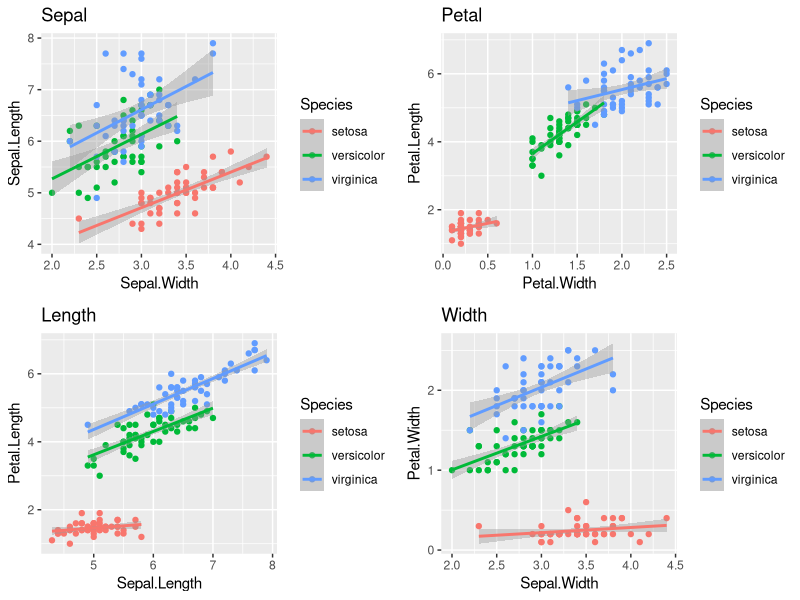
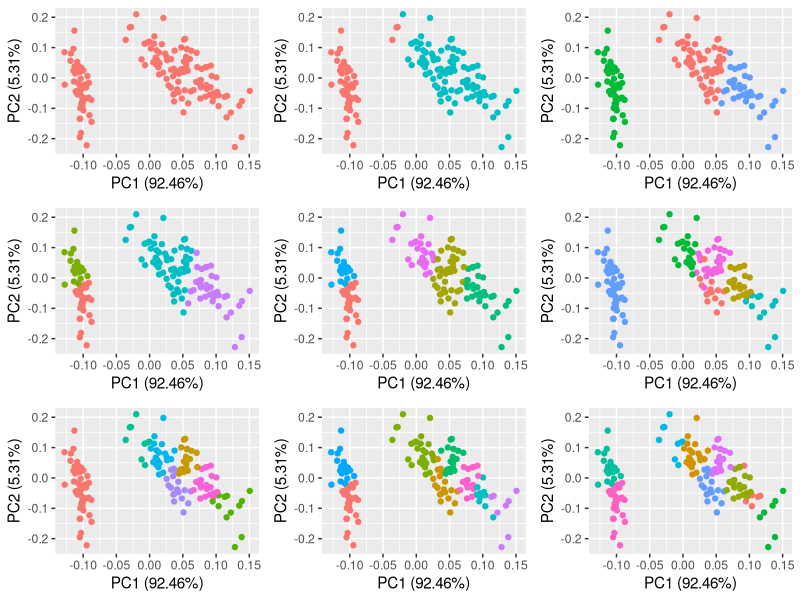
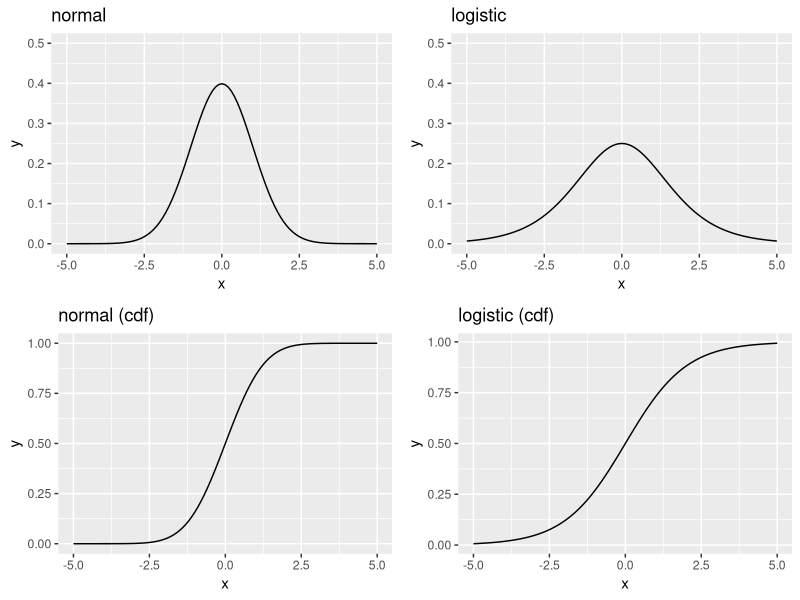

These figures' R source, in order:
require(ggplot2)
require(ggfortify)
require(purrr)

d <- iris

p1 <- ggplot(d, aes(Sepal.Width, Sepal.Length, color = Species)) +
  labs(title = "Sepal")

p2 <- ggplot(d, aes(Petal.Width, Petal.Length, color = Species)) +
  labs(title = "Petal")

p3 <- ggplot(d, aes(Sepal.Length, Petal.Length, color = Species)) +
  labs(title = "Length")

p4 <- ggplot(d, aes(Sepal.Width, Petal.Width, color = Species)) +
  labs(title = "Width")

p <- new('ggmultiplot', plots = list(p1, p2, p3, p4), ncol = 2)

p[1:4] <- p[1:4] +
  geom_point() +
  stat_smooth(method = 'lm')
p

# cluster number 1 to 9
kclusts <- purrr::map(1:9, ~ kmeans(d[-5], .))
autoplot(kclusts, data = d[-5], ncol = 3) + theme(legend.position = "none")

# Curve (Cummulative Distribution Function)
df <- data.frame(x = c(-5, 5))

p5 <- ggplot(df, aes(x)) +
  stat_function(fun = dnorm) +
  labs(title = "normal") +
  ylim(0, 0.5)

p6 <- ggplot(df, aes(x)) +
  stat_function(fun = dlogis) +
  labs(title = "logistic") +
  ylim(0, 0.5)

p7 <- ggplot(df, aes(x)) +
  stat_function(fun = pnorm) +
  labs(title = "normal (cdf)")

p8 <- ggplot(df, aes(x)) +
  stat_function(fun = plogis) +
  labs(title = "logistic (cdf)")

p <- new('ggmultiplot', plots = list(p5, p6, p7, p8), ncol = 2)
p
